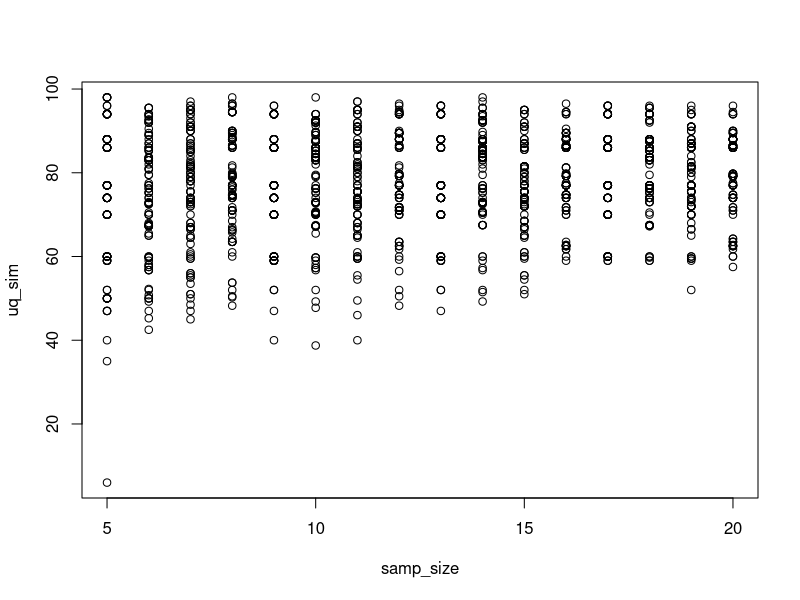

Source code (R):
## ---- chunk 1
knitr::opts_chunk$set(echo = TRUE)
knitr::opts_chunk$set(error = FALSE)
library(dplyr)
## ---- chunk 2
vole_vaso <- c(98,96,94,88,86,77,74,70,60,59,52,50,47,40,35,29,13,6,5)
## ---- chunk 3
SEM <- (sd(vole_vaso)/sqrt(length(vole_vaso)))
SEM 
## ---- chunk 4
quantile(vole_vaso, probs = 0.75)
## ---- chunk 5
#Draws 10 from vole_vaso, then returns the upper quartile from that sub-sample
set.seed(2018) #Sets the seed to get the same result for the quantile
vole_vaso_samp <- sample(vole_vaso, size = 10, replace = TRUE)
quantile(vole_vaso_samp, probs = 0.75)

## ---- chunk 6
vole_sim <- data.frame(
  samp_size = rep(5:20, time = 100)) 
vole_sim$num_sims <- 1:nrow(vole_sim) #Draws from sample sizes 5-20, repeats 100 times, adds column for the corresponding simulation number
## ---- chunk 7
vole_sim <- vole_sim %>%
  group_by(num_sims) %>%
  mutate(uq_sim = quantile(sample(vole_vaso, samp_size, replace=TRUE), probs = 0.75))

plot(uq_sim ~ samp_size, data = vole_sim)
## ---- chunk 8
vole_sim_stats <- vole_sim %>%
  group_by(samp_size) %>%
  summarize(vole_uq_SE = sd(uq_sim))
## ---- chunk 9
vole_sim_stats2 <- vole_sim %>%
 group_by(samp_size == 10) %>%
  summarize(vole_uq_CI = 1.96*sd(uq_sim)) #There's gotta be a better way..
vole_sim_stats2$vole_uq_CI[2]
